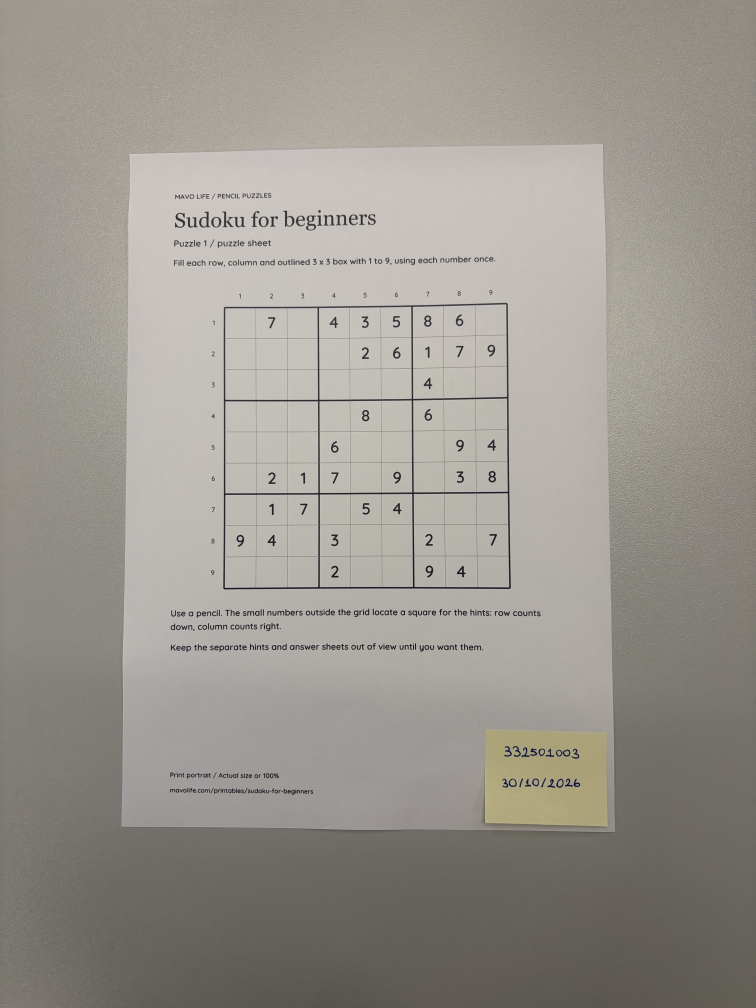
#> input picture data/s332501003_01.jpg, 3024 x 4032 px, found by its file name (shown at 1/4 size)
$ python harris_test.py
#> lines starting #> are read from the running program, lines starting #| are printed output that depends on the picture; after the words box and inside, x2 and y2 are one past the last pixel; in counts of white or black regions, pixels touching at a corner belong together
import cv2
import numpy as np

# 1. Fotoğrafı oku ve küçült (12 MP çok büyük, 1/4'e indiriyoruz)
img = cv2.imread("data/s332501003_01.jpg")
#> img is the input picture: shape (4032, 3024, 3); mean B, G, R 143.5, 150.6, 154.8
img = cv2.resize(img, None, fx=0.25, fy=0.25)
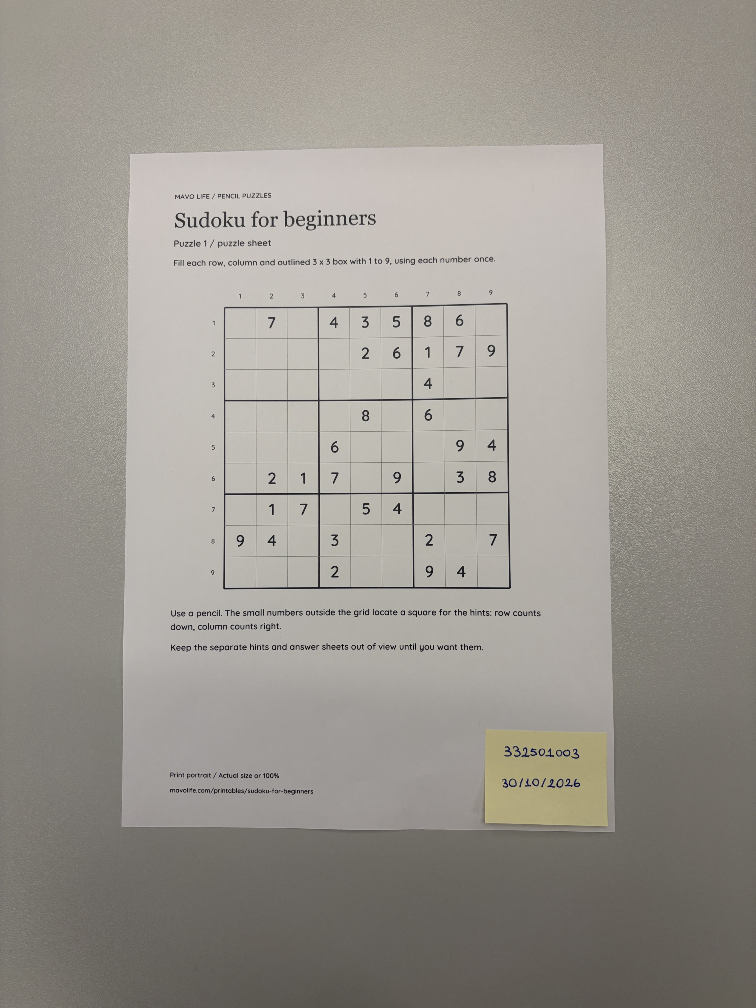
#> img: shape (1008, 756, 3); mean B, G, R 143.6, 150.8, 154.9

# 2. Gri tona çevir (Harris renkle değil parlaklıkla çalışır)
gray = cv2.cvtColor(img, cv2.COLOR_BGR2GRAY)
gray = np.float32(gray)

# 3. Harris: her piksel için bir "köşelik skoru" (R) hesaplar
R = cv2.cornerHarris(gray, blockSize=5, ksize=3, k=0.04)
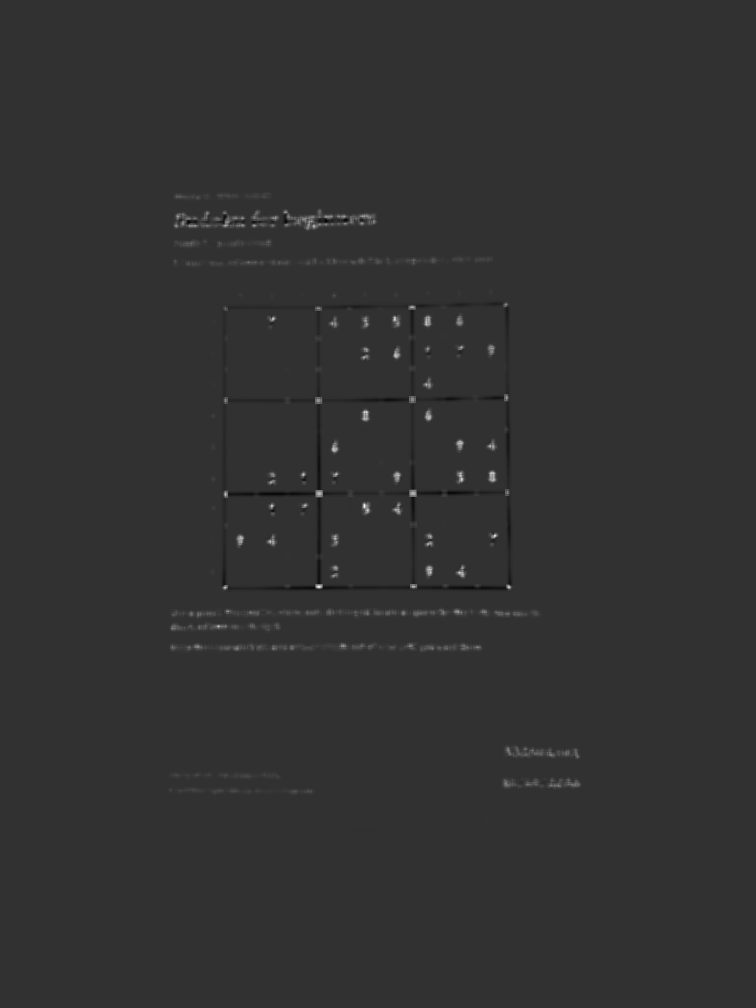
#> R: shape (1008, 756) float32; min -14785246, max 61599212, mean 128230.1; drawn with min black and max white

# 4. Skoru en yüksek skorun %1'inden büyük olan pikselleri kırmızıya boya
img[R > 0.01 * R.max()] = [0, 0, 255]
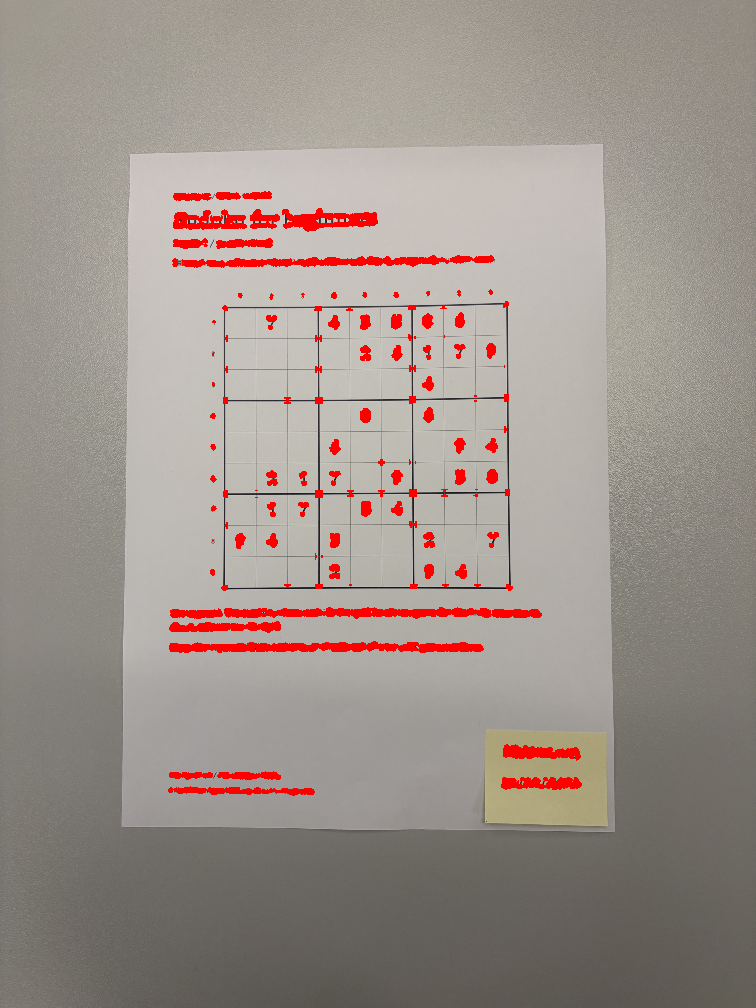
#> img: shape (1008, 756, 3); 2.76% of pixels changed, all inside (x1, y1, x2, y2) = (168, 191, 582, 822)

cv2.imwrite("harris_sonuc.png", img)
print("Görüntü boyutu:", gray.shape)
#| Görüntü boyutu: (1008, 756)
print("Kırmızı piksel sayısı:", (R > 0.01 * R.max()).sum())
#| Kırmızı piksel sayısı: 21065

$ run again, with data/s332501003_02.jpg copied over data/s332501003_01.jpg
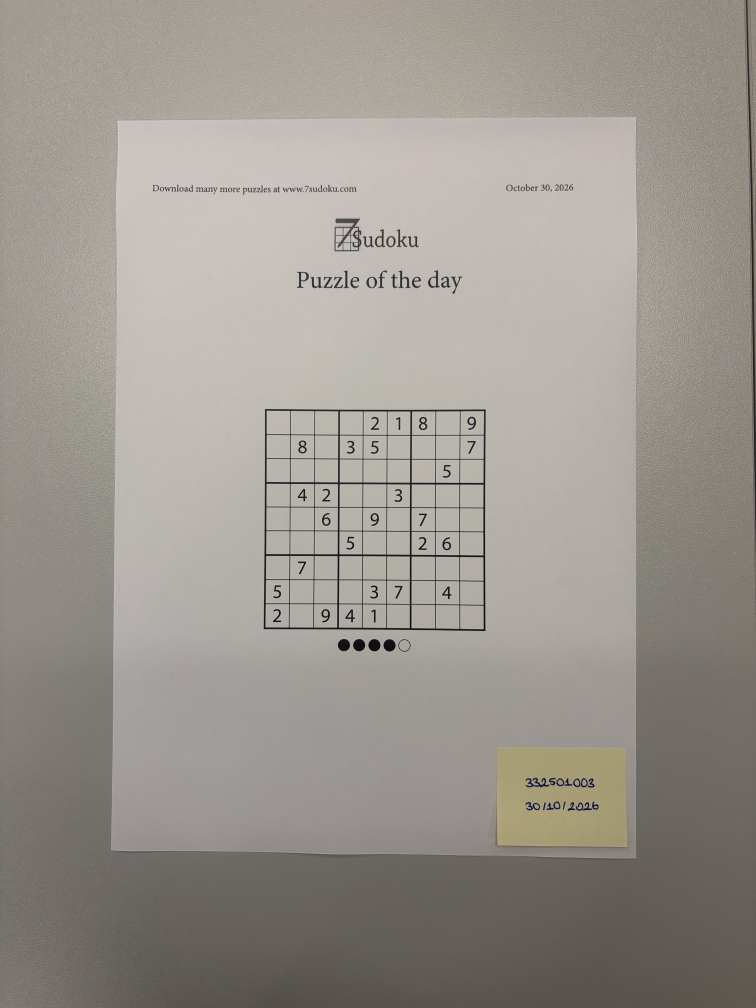
#> input picture data/s332501003_02.jpg, 3024 x 4032 px, found by its file name (shown at 1/4 size)
#> img is the input picture: shape (4032, 3024, 3); mean B, G, R 143.5, 150.2, 155.4
#> `R = cv2.cornerHarris(gray, blockSize=5, ksize=3, k=0.04)`:
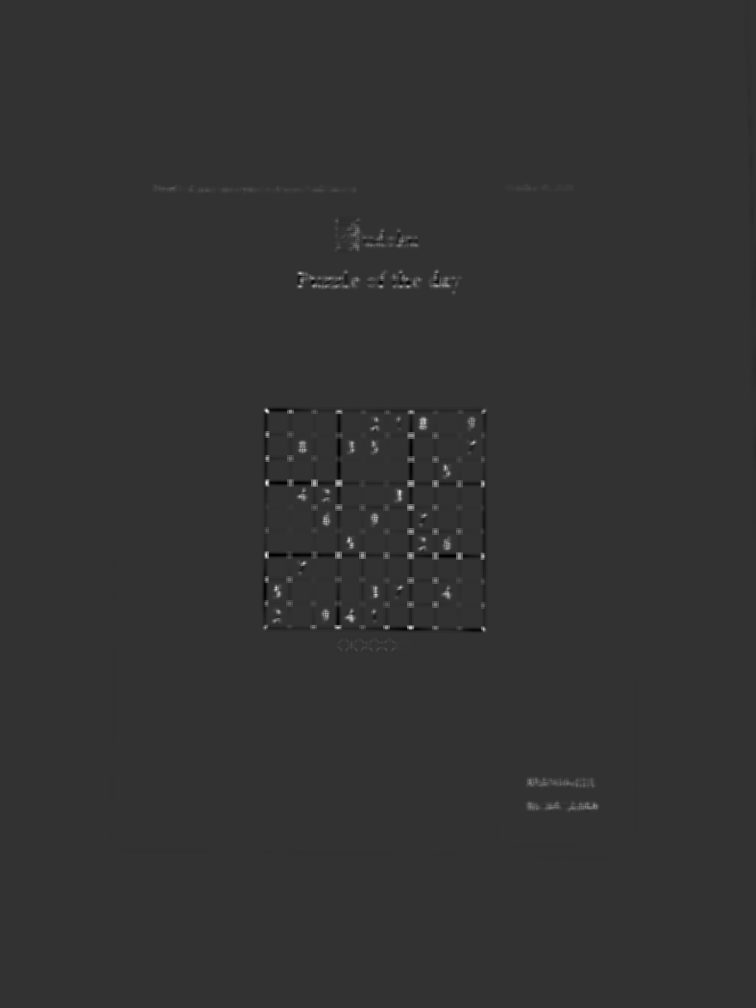
#> R: shape (1008, 756) float32; min -15212419, max 62259432, mean 89848.7; drawn with min black and max white
#> `img[R > 0.01 * R.max()] = [0, 0, 255]`:
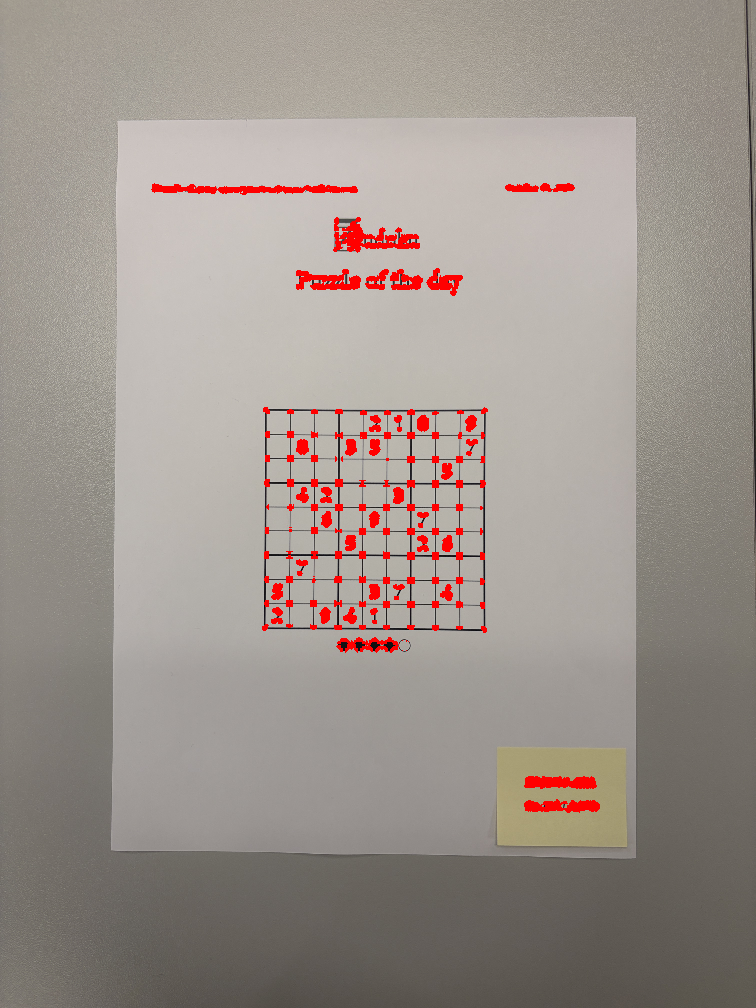
#> img: shape (1008, 756, 3); mean B, G, R 141, 147.7, 157.7
#| Görüntü boyutu: (1008, 756)
#| Kırmızı piksel sayısı: 14589

$ run again, with data/s332501003_03.jpg copied over data/s332501003_01.jpg
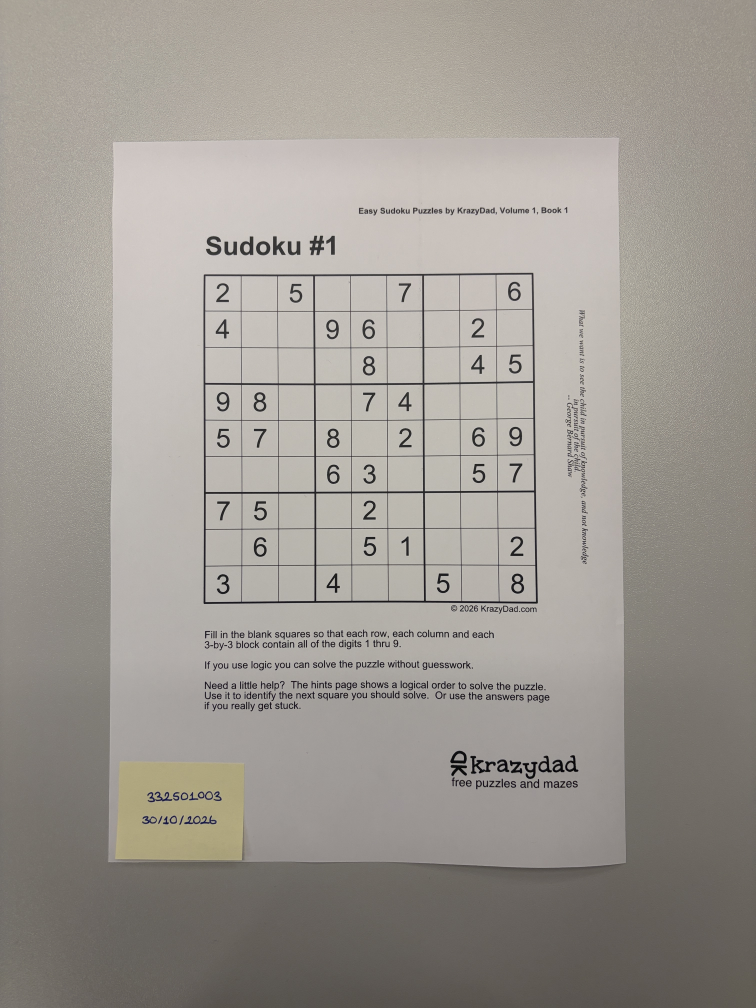
#> input picture data/s332501003_03.jpg, 3024 x 4032 px, found by its file name (shown at 1/4 size)
#> img is the input picture: shape (4032, 3024, 3); mean B, G, R 146.3, 152.8, 157.8
#> `R = cv2.cornerHarris(gray, blockSize=5, ksize=3, k=0.04)`:
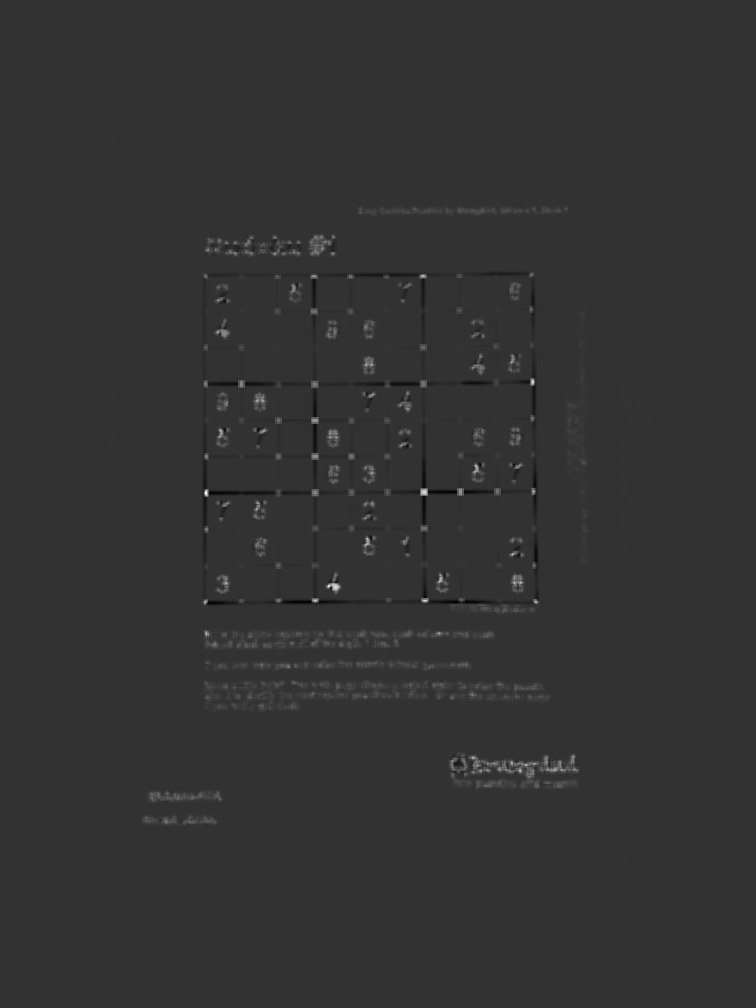
#> R: shape (1008, 756) float32; min -18728602, max 74993176, mean 208131.4; drawn with min black and max white
#> `img[R > 0.01 * R.max()] = [0, 0, 255]`:
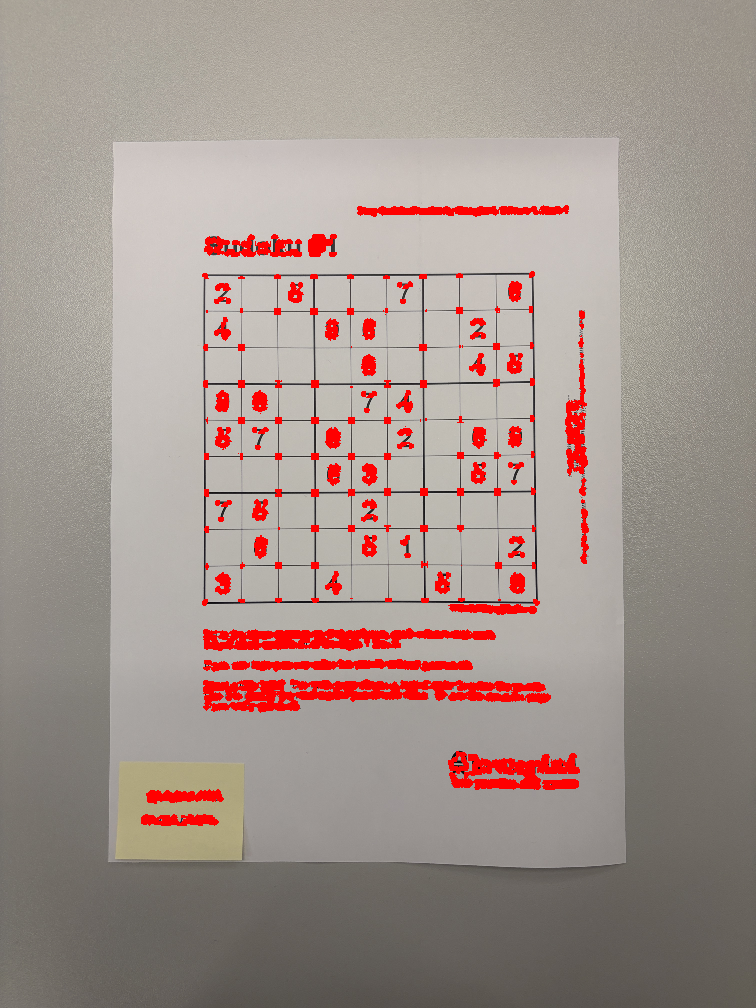
#> img: shape (1008, 756, 3); mean B, G, R 140.8, 147.2, 163.3
#| Görüntü boyutu: (1008, 756)
#| Kırmızı piksel sayısı: 33815

$ run again, with data/s332501003_04.jpg copied over data/s332501003_01.jpg
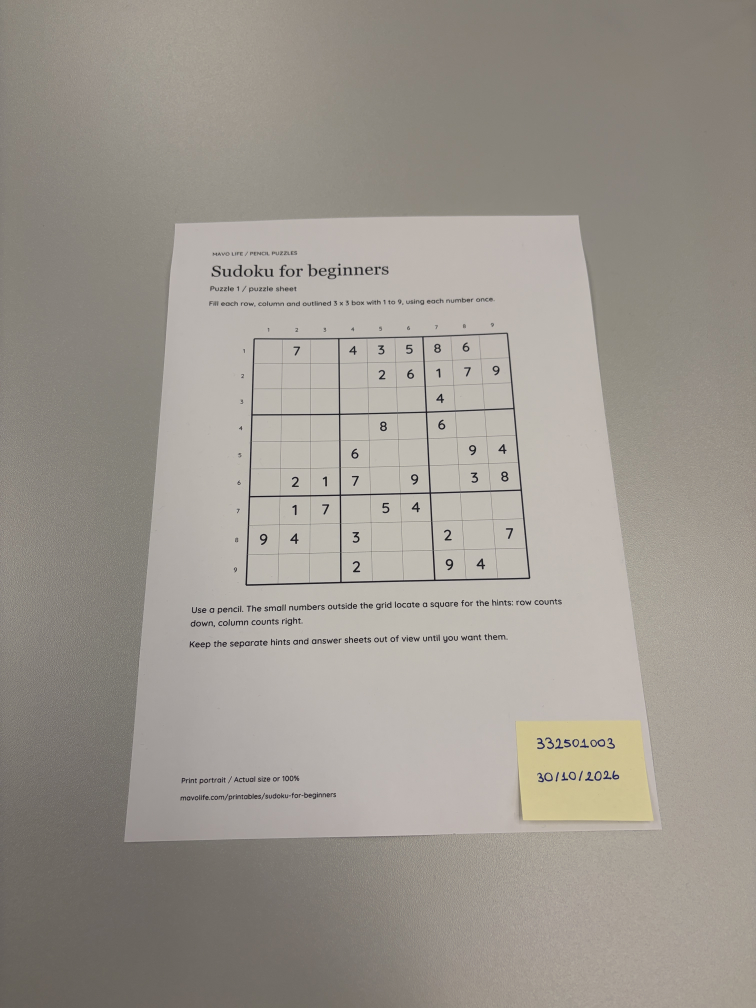
#> input picture data/s332501003_04.jpg, 3024 x 4032 px, found by its file name (shown at 1/4 size)
#> img is the input picture: shape (4032, 3024, 3); mean B, G, R 144.1, 152, 157.5
#> `R = cv2.cornerHarris(gray, blockSize=5, ksize=3, k=0.04)`:
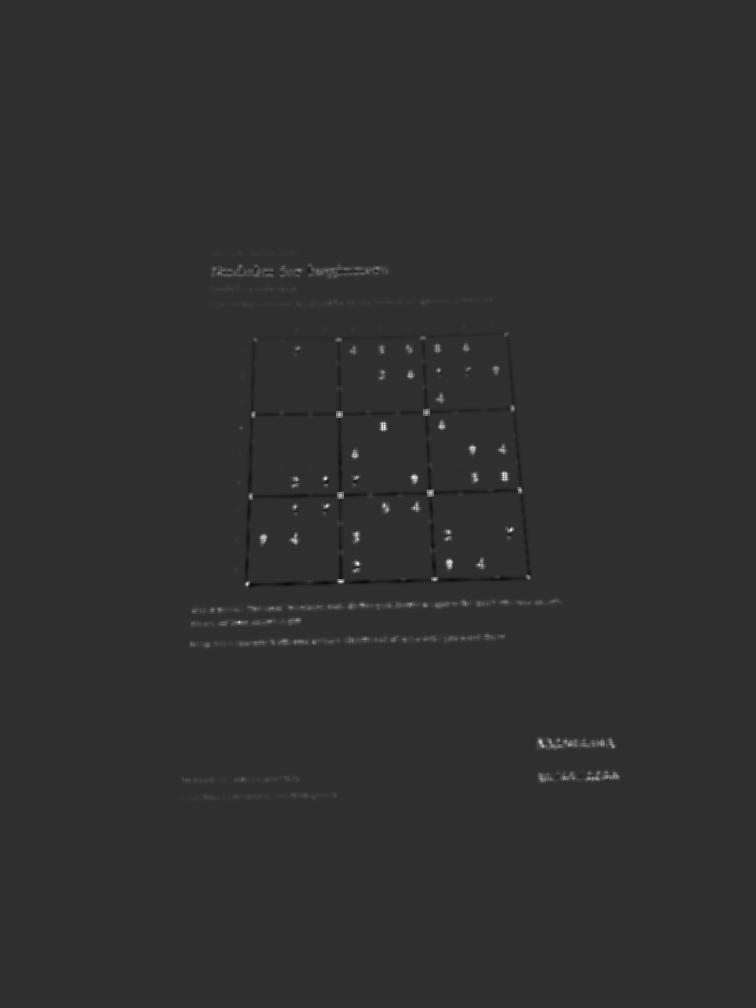
#> R: shape (1008, 756) float32; min -13500155, max 58994728, mean 123250.9; drawn with min black and max white
#> `img[R > 0.01 * R.max()] = [0, 0, 255]`:
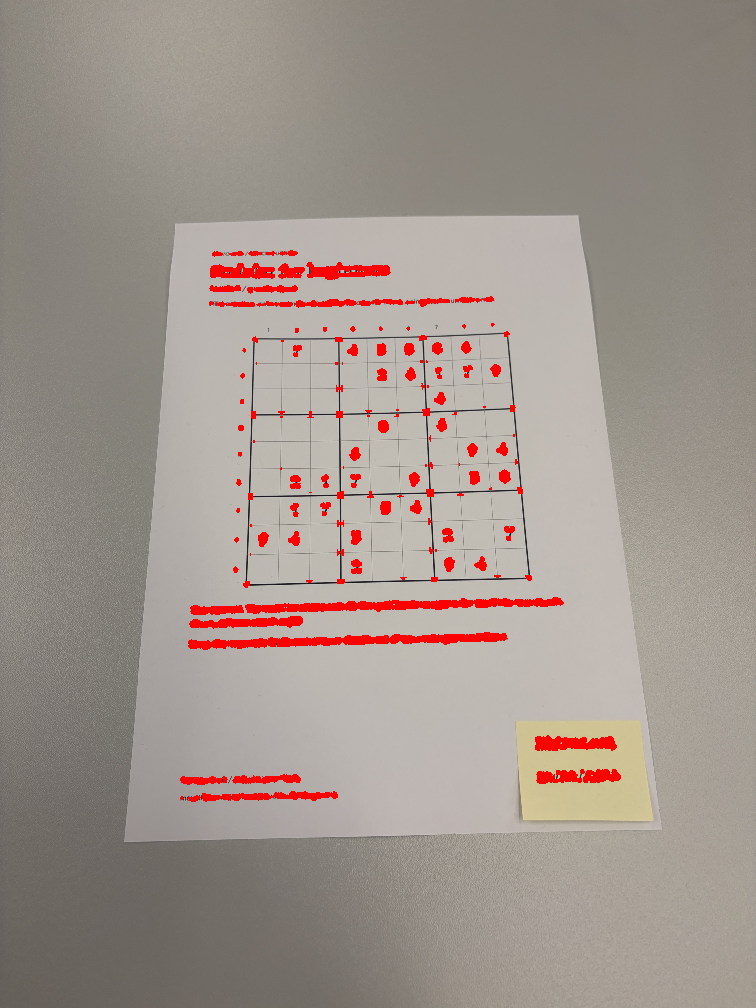
#> img: shape (1008, 756, 3); mean B, G, R 140.7, 148.5, 160.3
#| Görüntü boyutu: (1008, 756)
#| Kırmızı piksel sayısı: 18948
